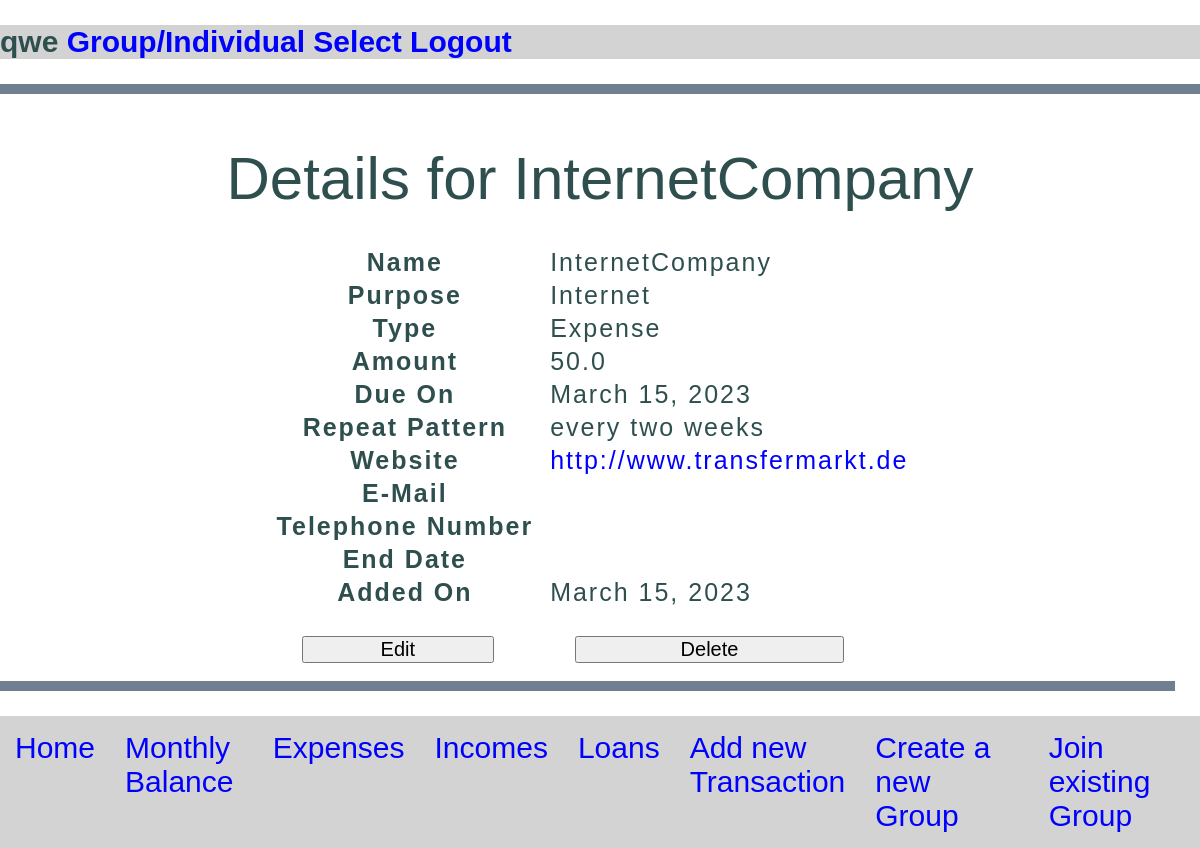
/balance/details/1/ (signed in), run on the app's committed database.
### user/models.py (models this page shows, shortened)
class MyUser(AbstractUser):
    as_group = models.BooleanField(
        default=False,
    )
    group = models.CharField(max_length=50, null=True,
                             default=None, blank=True)

### balance/models.py (models this page shows, shortened)
class Transaction(models.Model):
    types = (("Income", "Income"), ("Expense", "Expense"), ("Loan", "Loan"))
    repeat_patterns = (
        ("one off", "one off"),
        ("monthly", "monthly"),
        ("weekly", "weekly"),
        ("every two weeks", "every two weeks"),
        ("every three weeks", "every three weeks"),
        ("every four weeks", "every four weeks"),
    )
    user = models.ForeignKey(MyUser, on_delete=models.CASCADE)
    transaction_type = models.CharField(max_length=25, choices=types, default="Expense")
    name = models.CharField(max_length=200)
    purpose = models.CharField(max_length=200)
    amount = models.FloatField(max_length=6)
    due_date = models.DateField(default=date.today())
    repeat_pattern = models.CharField(
        max_length=25, choices=repeat_patterns, default="one off"
    )
    website = models.URLField(blank=True, null=True)
    email = models.EmailField(blank=True, null=True)
    telephone = models.CharField(max_length=20, blank=True, null=True)
    end_date = models.DateField(blank=True, null=True)
    date_added = models.DateField(auto_now_add=True, editable=False)
    group = models.ForeignKey(
        UserGroup, blank=True, null=True, default=None, on_delete=models.CASCADE
    )
    def dict(self):
        attributes = {
            "Name": self.name,
            "Purpose": self.purpose,
            "Type": self.transaction_type,
            "Amount": self.amount,
            "Due On": self.due_date,
            "Repeat Pattern": self.repeat_pattern,
            "Website": self.website,
            "E-Mail": self.email,
            "Telephone Number": self.telephone,
            "End Date": self.end_date,
            "Added On": self.date_added,
        }
        return attributes

### balance/views.py (the view)
class TransactionDetailView(LoginRequiredMixin, DetailView):
    def get_queryset(self):
        queryset = find_queryset(self.request.user.id)
        return queryset
    def get_context_data(self, **kwargs):
        context = super().get_context_data(**kwargs)
        transaction = self.get_object()
        context["items_dict"] = transaction.dict().items()
        return context

### balance/views.py (called while the page is built)
def find_queryset(user_id):
    active_user = MyUser.objects.get(id=user_id)
    if active_user.as_group:
        queryset = Transaction.objects.filter(
            group=active_user.get_active_group())
    else:
        queryset = Transaction.objects.filter(
            user=active_user, group__isnull=True)
    return queryset

### balance/templates/balance/details.html (shortened to what this page needs)
<!DOCTYPE html>
<html lang="en">
<head>
    <link rel="stylesheet" href="/static/balance/details.css">
</head>
<body>
    <div class="content">
        <div class="top">
    <h4>
        {% if user.group == None %}
        {{user.username}}
        {% else %}
        {{user.group}}
        {% endif %}</a>
        <a href="{% url 'group_select' %}">Group/Individual Select</a>
        <a href="{% url 'logout' %}">Logout</a>
    </h4>
</div>
<div class="topline"></div>
    <h1>Details for {{object.name}}</h1>
    <br>
    <table>
        {% for key, value in items_dict %}
        <th>{{ key }}</th>
        {% if value != None %}
        <td>
            {% if key != "Website" %}
            {{ value }}
            {% else %}
            <a href="{{value}}" target="_blank">{{value}}</a>
            {% endif %}
        </td>
        {% endif %}
        {% endfor %}
        <td>
            <form action="{% url 'update' object.id %}">
                <button type="submit">Edit</button>
            </form>
        </td>
        <td>
            <form action="{% url 'delete' object.id %}">
                <button type="submit">Delete</button>
            </form>
        </td>
    </table>
    <div class="bottomline"></div>
    <nav>
        <a href="{% url 'welcome' %}">Home</a>
        <a href="{% url 'balance' %}">Monthly Balance</a>
        <a href="{% url 'expenses' %}">Expenses</a>
        <a href="{% url 'incomes' %}">Incomes</a>
        <a href="{% url 'loans' %}">Loans</a>
        <a href="{% url 'create' %}">Add new Transaction</a>
        <a href="{% url 'registration_group' %}">Create a new Group</a>
        <a href="{% url 'login_group' %}">Join existing Group</a>
    </nav>
</div>
</body>
</html>

### balance/static/balance/details.css (style rules this page uses)
* { margin: 0; padding: 0; box-sizing: border-box; }
body { font-family: 'Lucida Sans', 'Lucida Sans Regular', 'Lucida Grande', 'Lucida Sans Unicode', Geneva, Verdana, sans-serif; height: 100vh; width: 100vw; color: darkslategray; display: flex; justify-content: center; }
.top { background-color: lightgray; font-size: 30px; font-weight: 50; margin: 25px; }
.top a { text-decoration: none; color: blue; }
.topline { background-color: slategray; width: 100%; height: 10px; }
h1 { font-size: 60px; margin-top: 50px; font-weight: 100; display: flex; justify-content: center; }
table { display: flex; flex-direction: column; align-items: center; }
table { table-layout: auto; height: 450px; overflow: auto; padding: 15px; }
th, td { font-size: 25px; margin: 25px; word-wrap: 2px; letter-spacing: 2px; padding-right: 15px; }
button { font-size: 20px; margin: 25px; width: 75%; }
table a { text-decoration: none; color: blue; }
.bottomline { background-color: slategray; width: 100vw; height: 10px; }
nav { background-color: lightgrey; font-size: 30px; font-weight: 50; margin: 25px; width: 100vw; display: flex; justify-content: center; }
nav a { margin: 15px; text-decoration: none; color: blue; }

### data on the page
MyUser: group "qwe"
Transaction: name "InternetCompany", items_dict "InternetCompany" "Internet" "Expense" "50.0" "March 15, 2023" "every two weeks" "March 15, 2023", items_dict "http://www.transfermarkt.de"

### other printed values
{{ key }} "Name" "Purpose" "Type" "Amount" "Due On" "Repeat Pattern" "Website" "E-Mail" "Telephone Number" "End Date" "Added On"
